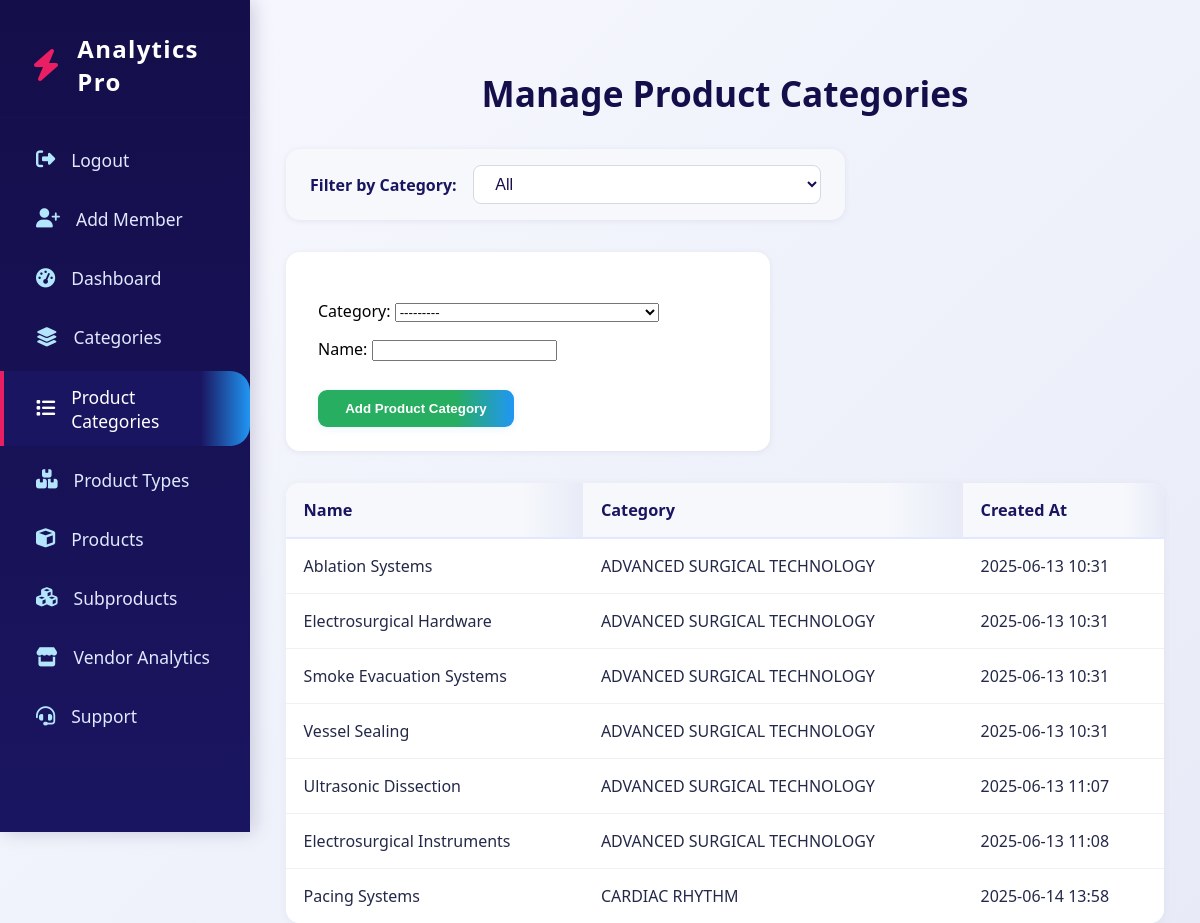
The page /analytics/product-categories/ (signed in) on the database its author committed.
### products/models.py (models this page shows, shortened)
class Category(models.Model):
    name = models.CharField(max_length=100)
    created_at = models.DateTimeField(auto_now_add=True)
    updated_at = models.DateTimeField(auto_now=True)
    is_avaliable=models.BooleanField(default=True)
    def __str__(self):
        return self.name

class ProductCategory(models.Model):
    category = models.ForeignKey(Category, on_delete=models.CASCADE, related_name="product_categories")
    name = models.CharField(max_length=100)
    created_at = models.DateTimeField(auto_now_add=True)
    updated_at = models.DateTimeField(auto_now=True)

### analytics/views.py (the view)
    @login_required
    def wrapper(request, *args, **kwargs):
        if request.user.role != 'admin':
            return HttpResponseForbidden("Access denied. Admins only.")
        return view_func(request, *args, **kwargs)

### analytics/forms.py
class ProductCategoryForm(forms.ModelForm):
    class Meta:
        model = ProductCategory
        fields = ['category', 'name']

### analytics/views.py (called while the page is built)
def admin_only(view_func):
    @login_required
    def wrapper(request, *args, **kwargs):
        if request.user.role != 'admin':
            return HttpResponseForbidden("Access denied. Admins only.")
        return view_func(request, *args, **kwargs)
    return wrapper

### analytics/templates/analytics/product_categories.html (shortened to what this page needs)
{% extends 'admin.html' %}
{% block content %}
<h2 class="section-title">Manage Product Categories</h2>
<form method="get" class="filter-form mb-6">
    <label for="category" class="mr-2">Filter by Category:</label>
    <select name="category" id="category" onchange="this.form.submit()">
        <option value="">All</option>
    </select>
</form>
<form method="POST" class="add-form mb-6">
    {{ form.as_p }}
    <button type="submit">Add Product Category</button>
</form>
<table class="nice-table">
    <thead>
        <tr>
            <th>Name</th>
            <th>Category</th>
            <th>Created At</th>
        </tr>
    </thead>
    <tbody>
        {% for item in items %}
        <tr>
            <td>{{ item.name }}</td>
            <td>{{ item.category.name }}</td>
            <td>{{ item.created_at|date:"Y-m-d H:i" }}</td>
        </tr>
        {% endfor %}
    </tbody>
</table>
{% endblock %}

### rows shown on the page
ProductCategory: name "Ablation Systems", category.name "ADVANCED SURGICAL TECHNOLOGY", created_at "2025-06-13 10:31"
ProductCategory: name "Electrosurgical Hardware", category.name "ADVANCED SURGICAL TECHNOLOGY", created_at "2025-06-13 10:31"
ProductCategory: name "Smoke Evacuation Systems", category.name "ADVANCED SURGICAL TECHNOLOGY", created_at "2025-06-13 10:31"
ProductCategory: name "Vessel Sealing", category.name "ADVANCED SURGICAL TECHNOLOGY", created_at "2025-06-13 10:31"
ProductCategory: name "Ultrasonic Dissection", category.name "ADVANCED SURGICAL TECHNOLOGY", created_at "2025-06-13 11:07"
ProductCategory: name "Electrosurgical Instruments", category.name "ADVANCED SURGICAL TECHNOLOGY", created_at "2025-06-13 11:08"
ProductCategory: name "Pacing Systems", category.name "CARDIAC RHYTHM", created_at "2025-06-14 13:58"
